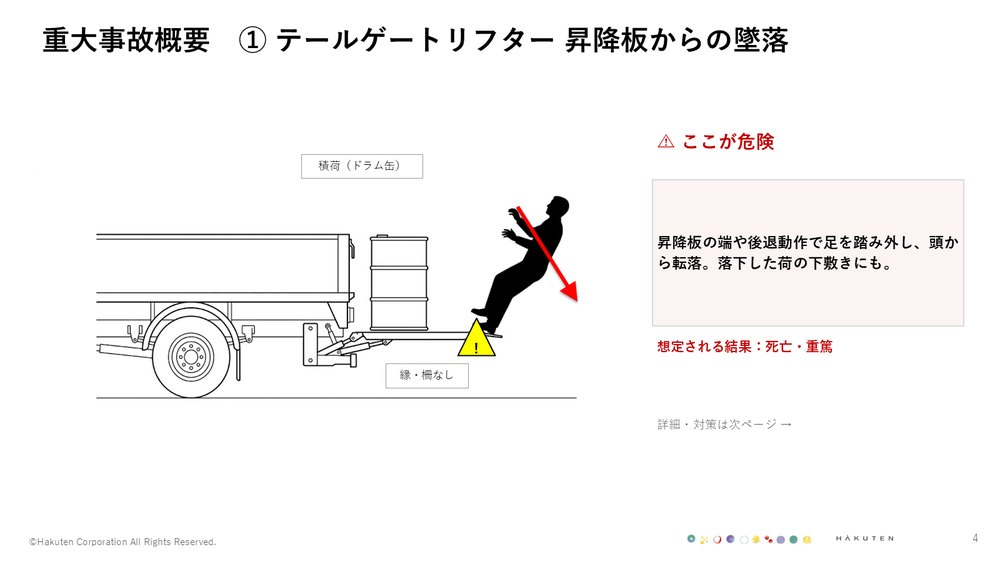
#> input picture render/v2/slide04.png, 1000 x 562 px, shrunk from 1600 x 900 before the run, found by its file name
$ python _z.py
#> lines starting #> are read from the running program, lines starting #| are printed output that depends on the picture
from PIL import Image
im=Image.open(r"render\illust_v5\slide04.png")
#> im is the input picture: PIL image 1000x562 RGB; mean R, G, B 246.4, 245, 244.7
W,H=im.size
#> W = 1000; H = 562
# 左の画像エリア(おおよそ x0-0.62W, y0.18H-0.90H)を拡大
crop=im.crop((int(W*0.02), int(H*0.16), int(W*0.63), int(H*0.92)))
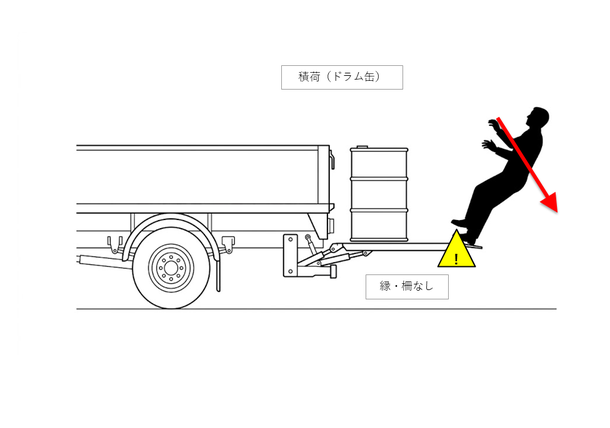
#> crop: PIL image 610x428 RGB; mean R, G, B 245.6, 245.1, 244.5
crop.save(r"render\_il4_crop.png")
print(crop.size)
#| (610, 428)

$ run again, with render/v2/slide05.png copied over render/v2/slide04.png
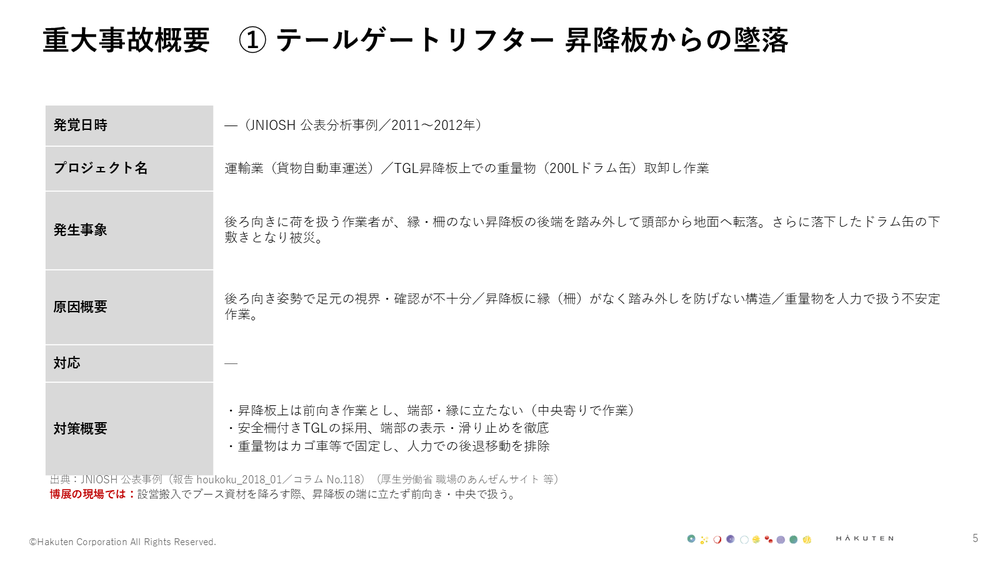
#> input picture render/v2/slide05.png, 1000 x 562 px, shrunk from 1600 x 900 before the run, found by its file name
#> im is the input picture: PIL image 1000x562 RGB; mean R, G, B 244.1, 244, 244
#> `crop=im.crop((int(W*0.02), int(H*0.16), int(W*0.63), int(H*0.92)))`:
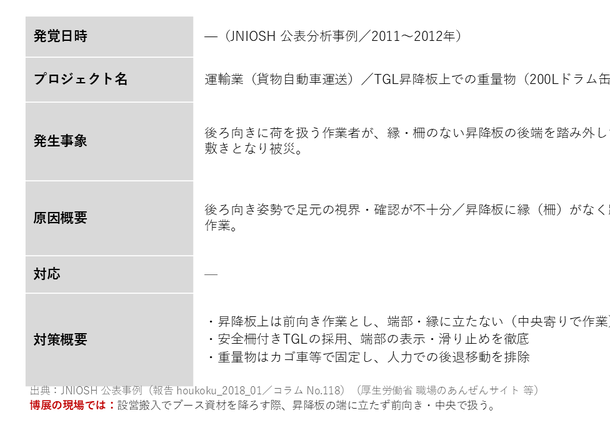
#> crop: PIL image 610x428 RGB; mean R, G, B 238.6, 238.4, 238.4
#| (610, 428)

$ run again, with render/v2/slide09.png copied over render/v2/slide04.png
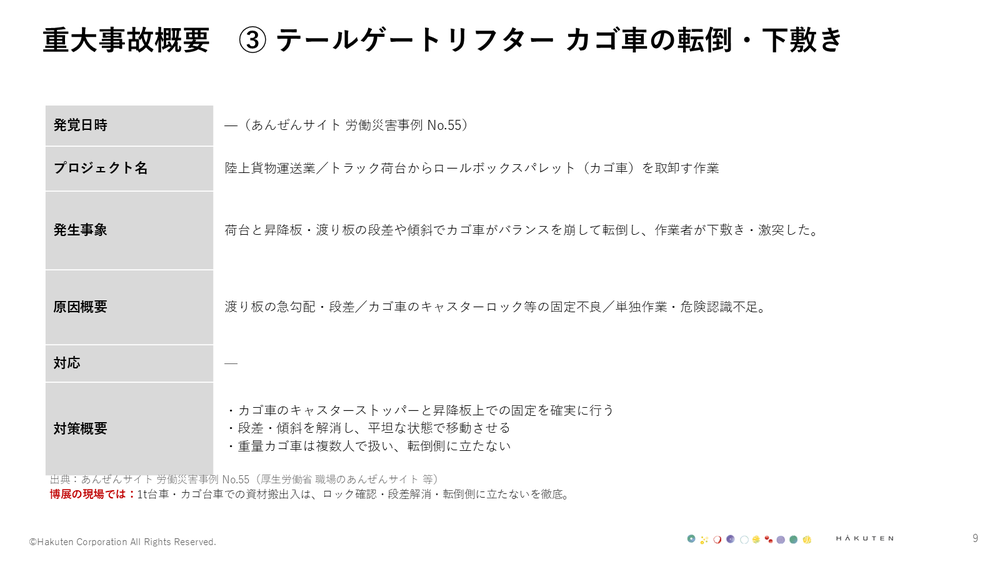
#> input picture render/v2/slide09.png, 1000 x 562 px, shrunk from 1600 x 900 before the run, found by its file name
#> im is the input picture: PIL image 1000x562 RGB; mean R, G, B 244.7, 244.6, 244.6
#> `crop=im.crop((int(W*0.02), int(H*0.16), int(W*0.63), int(H*0.92)))`:
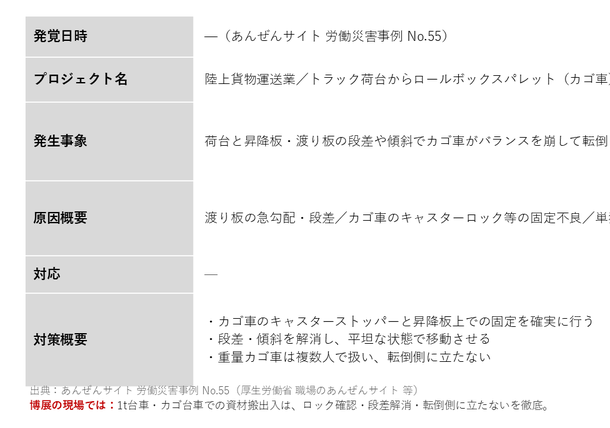
#> crop: PIL image 610x428 RGB; mean R, G, B 239.6, 239.3, 239.3
#| (610, 428)
